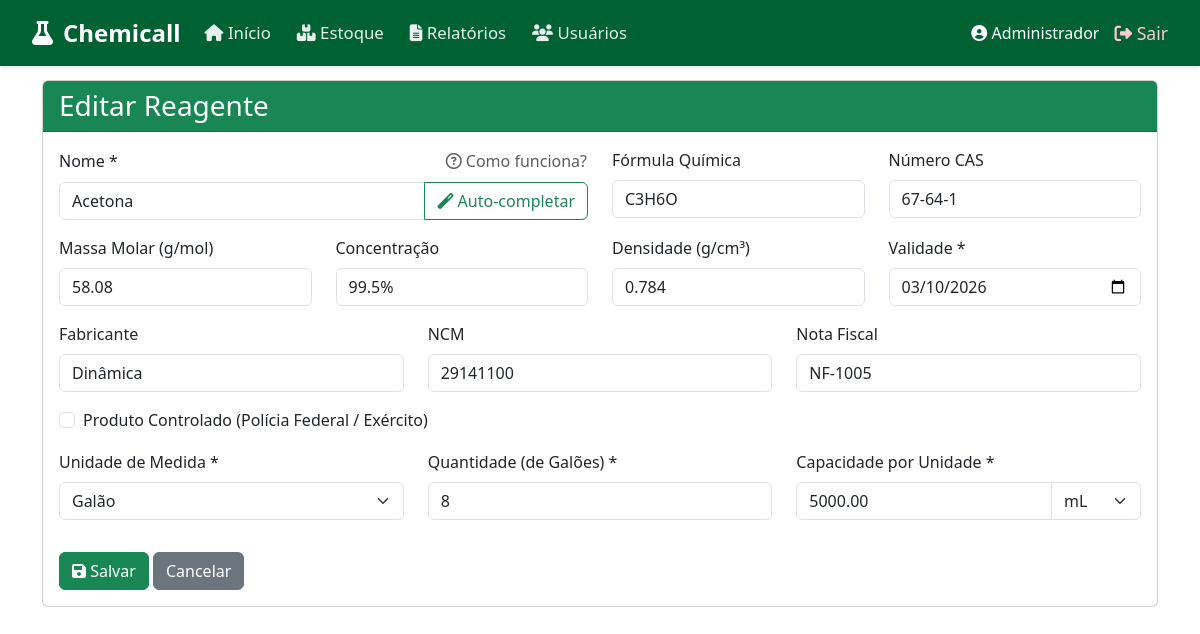
/src/telas/reagentes/form.php?id=5 (signed in), run on the app's committed database.
### tables this page shows
CREATE TABLE reagentes (
    id INT AUTO_INCREMENT PRIMARY KEY,
    nome VARCHAR(255) NOT NULL,
    formula_quimica VARCHAR(100) DEFAULT NULL,
    massa_molar DECIMAL(10, 2) DEFAULT NULL,
    concentracao VARCHAR(50) DEFAULT NULL,
    densidade DECIMAL(10, 3) DEFAULT NULL,
    validade DATE DEFAULT NULL,
    fabricante VARCHAR(100) DEFAULT NULL,
    condicao ENUM('aberto', 'fechado') DEFAULT 'fechado',
    numero_cas VARCHAR(50) DEFAULT NULL,
    numero_ncm VARCHAR(50) DEFAULT NULL,
    numero_nota_fiscal VARCHAR(100) DEFAULT NULL,
    quantidade INT NOT NULL DEFAULT 0,
    quantidade_original INT NOT NULL DEFAULT 0,
    unidade_medida VARCHAR(20) NOT NULL DEFAULT 'frasco',
    capacidade_medida DECIMAL(10, 2) DEFAULT NULL,
    unidade_capacidade VARCHAR(10) DEFAULT 'ml',
    controlado TINYINT(1) DEFAULT 0,
    ativo TINYINT(1) DEFAULT 1,
    created_at TIMESTAMP DEFAULT CURRENT_TIMESTAMP
);

### src/controllers/ReagenteController.php (called while the page is built, shortened)
<?php
class ReagenteController {
    private $conn;
    public function __construct($db) {
        $this->conn = $db;
    }
    public function buscarPorId($id) {
        $stmt = $this->conn->prepare("SELECT * FROM reagentes WHERE id = :id");
        $stmt->bindParam(':id', $id);
        $stmt->execute();
        return $stmt->fetch(PDO::FETCH_ASSOC);
    }
}
?>

### src/telas/reagentes/form.php (the view, shortened to what this page needs)
<?php
require_once __DIR__ . '/../../controllers/AuthController.php';
require_once __DIR__ . '/../../controllers/ReagenteController.php';
require_once __DIR__ . '/../../db/db_connection.php';
$controller = new ReagenteController($conn);
$id = $_GET['id'] ?? null;
$reagente = [];
if ($id) {
    $reagente = $controller->buscarPorId($id);
}
?>
<!DOCTYPE html>
<html lang="pt-br">
<head>
    <link href="https://cdn.jsdelivr.net/npm/bootstrap@5.3.3/dist/css/bootstrap.min.css" rel="stylesheet">
    <link rel="stylesheet" href="https://cdnjs.cloudflare.com/ajax/libs/font-awesome/6.5.2/css/all.min.css">
</head>
<body>
    <?php include '../../componentes/header.php'; ?>
    <div class="container mt-4 mb-5">
        <div class="card">
            <div class="card-header bg-success text-white">
                <h3 class="mb-0"><?php echo $id ? 'Editar' : 'Novo'; ?> Reagente</h3>
            </div>
            <div class="card-body">
                <form method="POST">
                    <div class="row">
                        <div class="col-md-6 mb-3">
                            <label class="form-label d-flex align-items-center justify-content-between">
                                <span>Nome *</span>
                                <button type="button" class="btn btn-link p-0 text-decoration-none text-muted small" data-bs-toggle="modal" data-bs-target="#modalHelpPubChem" title="Como funciona o preenchimento automático?">
                                    <i class="far fa-question-circle"></i> Como funciona?
                                </button>
                            </label>
                            <div class="input-group">
                                <input type="text" name="nome" id="nome_reagente" class="form-control" required value="<?php echo $reagente['nome'] ?? ''; ?>">
                                <button class="btn btn-outline-success" type="button" id="btn_buscar_pubchem" title="Buscar dados no PubChem">
                                    <i class="fas fa-magic"></i> Auto-completar
                                </button>
                            </div>
                        </div>
                        <div class="col-md-3 mb-3">
                            <label class="form-label">Fórmula Química</label>
                            <input type="text" name="formula_quimica" id="formula_quimica" class="form-control" value="<?php echo $reagente['formula_quimica'] ?? ''; ?>">
                        </div>
                        <div class="col-md-3 mb-3">
                            <label class="form-label">Número CAS</label>
                            <input type="text" name="numero_cas" id="numero_cas" class="form-control" value="<?php echo $reagente['numero_cas'] ?? ''; ?>">
                        </div>
                    </div>
                    <div class="row">
                        <div class="col-md-3 mb-3">
                            <label class="form-label">Massa Molar (g/mol)</label>
                            <input type="number" step="0.01" name="massa_molar" id="massa_molar" class="form-control" value="<?php echo $reagente['massa_molar'] ?? ''; ?>">
                        </div>
                        <div class="col-md-3 mb-3">
                            <label class="form-label">Concentração</label>
                            <input type="text" name="concentracao" class="form-control" value="<?php echo $reagente['concentracao'] ?? ''; ?>">
                        </div>
                        <div class="col-md-3 mb-3">
                            <label class="form-label">Densidade (g/cm³)</label>
                            <input type="number" step="0.001" name="densidade" class="form-control" value="<?php echo $reagente['densidade'] ?? ''; ?>">
                        </div>
                        <div class="col-md-3 mb-3">
                            <label class="form-label">Validade *</label>
                            <input type="date" name="validade" class="form-control" required value="<?php echo $reagente['validade'] ?? ''; ?>">
                        </div>
                    </div>
                    <div class="row">
                        <div class="col-md-4 mb-3">
                            <label class="form-label">Fabricante</label>
                            <input type="text" name="fabricante" class="form-control" value="<?php echo $reagente['fabricante'] ?? ''; ?>">
                        </div>
                        <div class="col-md-4 mb-3">
                            <label class="form-label">NCM</label>
                            <input type="text" name="numero_ncm" class="form-control" value="<?php echo $reagente['numero_ncm'] ?? ''; ?>">
                        </div>
                        <div class="col-md-4 mb-3">
                            <label class="form-label">Nota Fiscal</label>
                            <input type="text" name="numero_nota_fiscal" class="form-control" value="<?php echo $reagente['numero_nota_fiscal'] ?? ''; ?>">
                        </div>
                    </div>
                    <div class="row">
                        <div class="col-md-12 mb-3">
                            <div class="form-check">
                                <input class="form-check-input" type="checkbox" name="controlado" id="controlado" <?php echo (isset($reagente['controlado']) && $reagente['controlado']) ? 'checked' : ''; ?>>
                                <label class="form-check-label" for="controlado">
                                    Produto Controlado (Polícia Federal / Exército)
                                </label>
                            </div>
                        </div>
                    </div>
                    <div class="row">
                        <div class="col-md-4 mb-3">
                            <label class="form-label">Unidade de Medida *</label>
                            <select name="unidade_medida" id="unidade_medida" class="form-select" required>
                                <?php
                                $unidades = [
                                    'frasco' => 'Frasco',
                                    'galão' => 'Galão',
                                    'litro' => 'Litro',
                                    'ml' => 'mL',
                                    'kg' => 'Kg',
                                    'g' => 'g',
                                    'mg' => 'mg'
                                ];
                                $selectedUnidade = $reagente['unidade_medida'] ?? 'frasco';
                                foreach ($unidades as $val => $lbl):
                                ?>
                                    <option value="<?php echo $val; ?>" <?php echo $selectedUnidade === $val ? 'selected' : ''; ?>><?php echo $lbl; ?></option>
                                <?php endforeach; ?>
                            </select>
                        </div>
                        <div class="col-md-4 mb-3">
                            <label class="form-label" id="label_quantidade">Quantidade *</label>
                            <input type="number" name="quantidade" class="form-control" required value="<?php echo $reagente['quantidade'] ?? '0'; ?>">
                        </div>
                        <div class="col-md-4 mb-3" id="container_capacidade">
                            <label class="form-label">Capacidade por Unidade *</label>
                            <div class="input-group">
                                <input type="number" step="0.01" name="capacidade_medida" id="capacidade_medida" class="form-control" value="<?php echo $reagente['capacidade_medida'] ?? ''; ?>">
                                <select name="unidade_capacidade" id="unidade_capacidade" class="form-select" style="max-width: 90px;">
                                    <?php
                                    $uni_caps = ['ml' => 'mL', 'g' => 'g'];
                                    $selectedUniCap = $reagente['unidade_capacidade'] ?? 'ml';
                                    foreach ($uni_caps as $val => $lbl):
                                    ?>
                                        <option value="<?php echo $val; ?>" <?php echo $selectedUniCap === $val ? 'selected' : ''; ?>><?php echo $lbl; ?></option>
                                    <?php endforeach; ?>
                                </select>
                            </div>
                        </div>
                    </div>
                    <div class="mt-3">
                        <button type="submit" class="btn btn-success"><i class="fas fa-save"></i> Salvar</button>
                        <a href="index.php" class="btn btn-secondary">Cancelar</a>
                    </div>
                </form>
            </div>
        </div>
    </div>
</body>
</html>

### data on the page
reagentes: nome "Acetona", formula_quimica "C3H6O", numero_cas "67-64-1", massa_molar "58.08", concentracao "99.5%", densidade "0.784", validade "03/10/2026", fabricante "Dinâmica", numero_ncm "29141100", numero_nota_fiscal "NF-1005", unidade_medida "Galão", quantidade "8", capacidade_medida "5000.00", unidade_capacidade "mL"

### other printed values
$_SESSION['user_name'] "Administrador"
